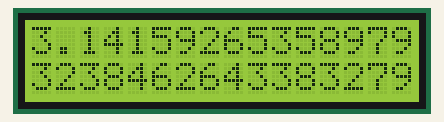
Recording of a program running on a simulated Raspberry Pi (BCM pin numbers). Shown: 16×2 character LCD.

Above: at 0.1 s.
At 10.2 s:
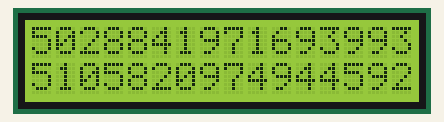
At 20.2 s:
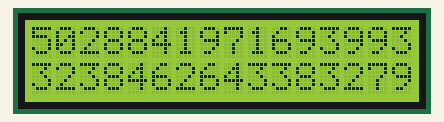

The program:

pi_2_72_dig.py
```python
from Adafruit_CharLCD import Adafruit_CharLCD
from subprocess import *
from time import sleep, strftime
from datetime import datetime

lcd = Adafruit_CharLCD()


while True:
    lcd.begin(16, 1)

    lcd.message("3.14159265358979\n3238462643383279")

    sleep (10)

    lcd.clear()

    lcd.message("50288419716939937\n5105820974944592")

    sleep (10)
```

Measured:
- what the display in image 1 shows lasts 10.0 s, from 10.1 s to 20.1 s
